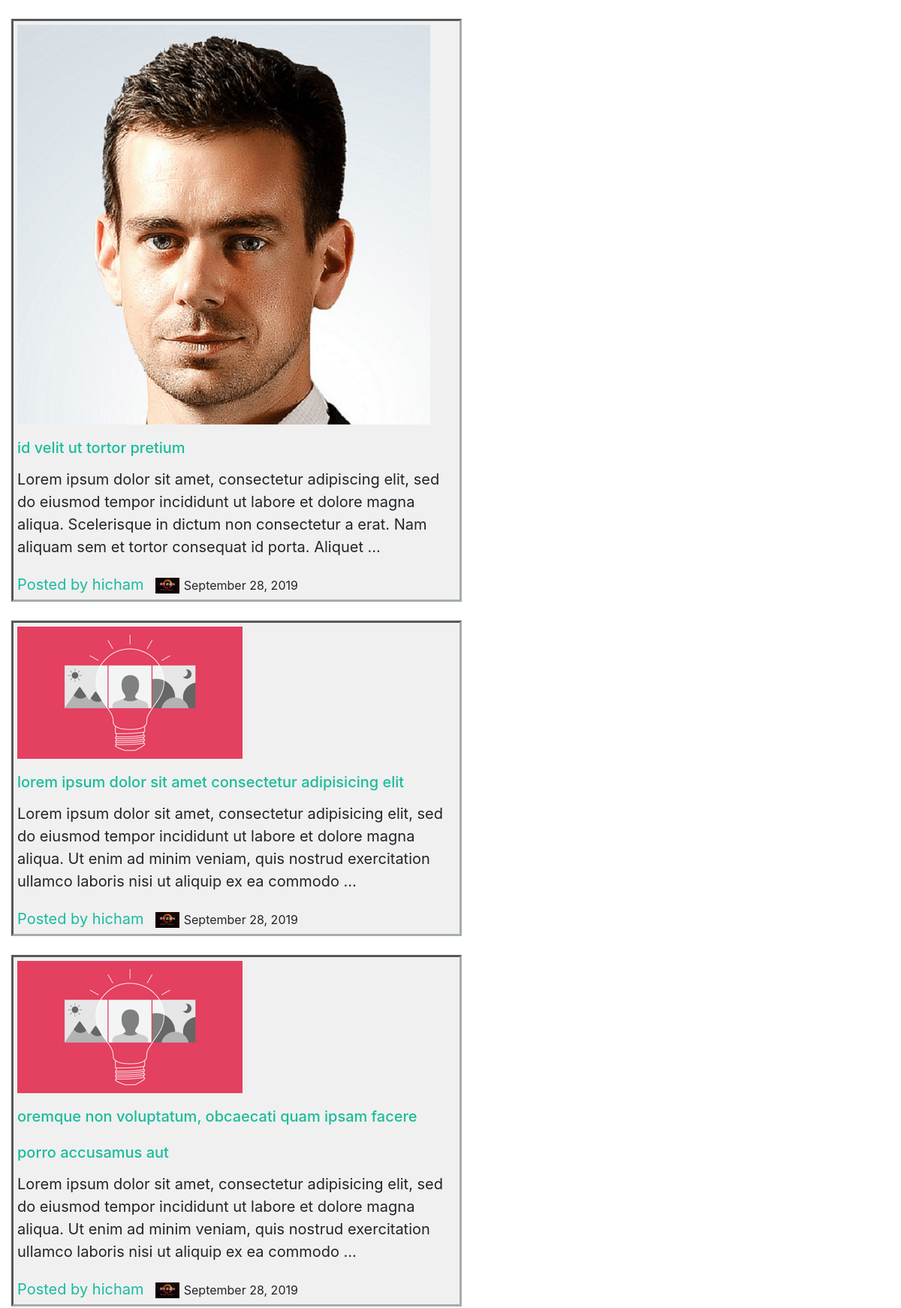
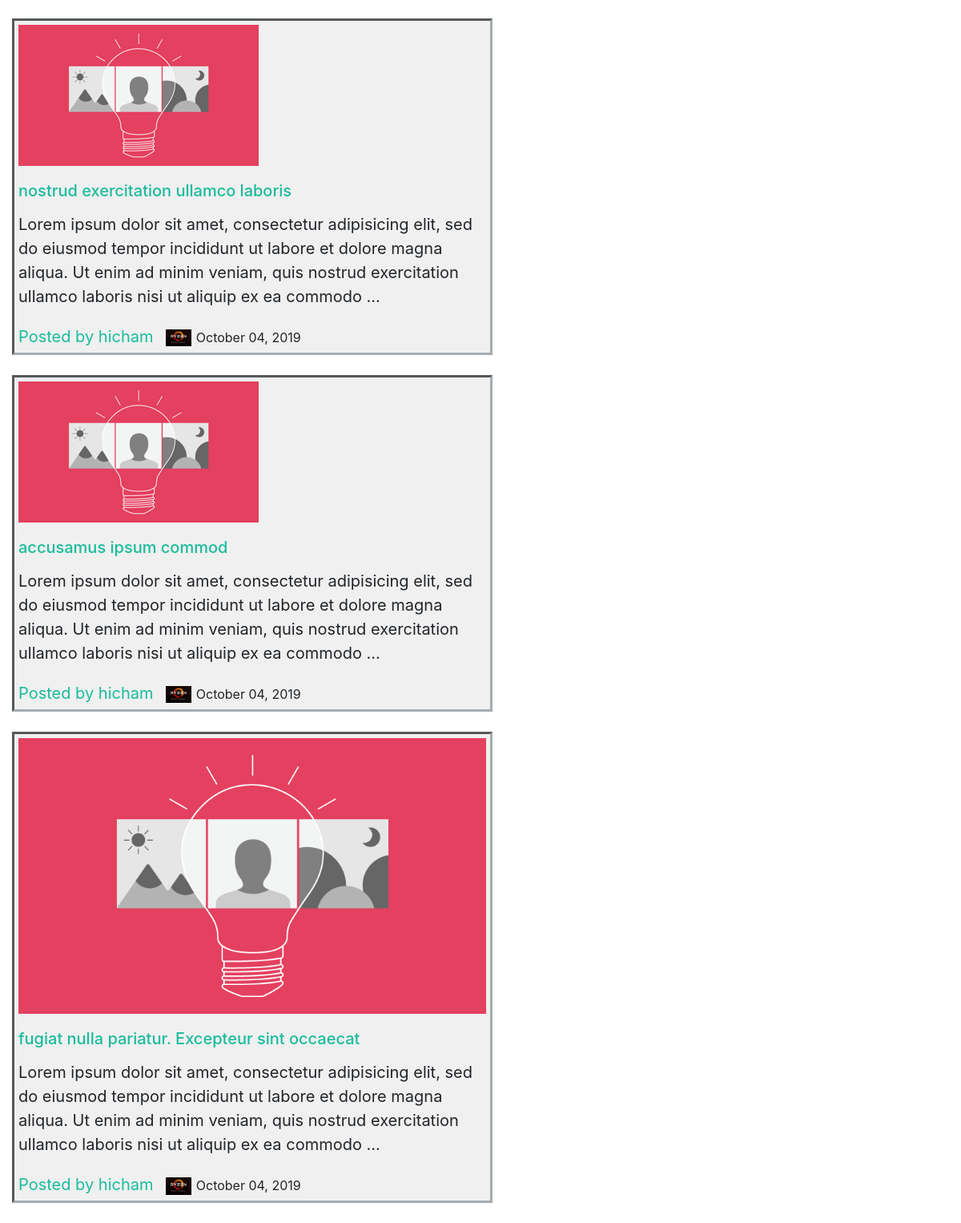
The page / on the database its author committed (2 pictures, top to bottom).
### blog/models.py (models this page shows, shortened)
class BlogPost(models.Model):
    title=models.CharField(max_length=255,null=False)
    content=models.TextField(null=False)
    date_posted=models.DateTimeField(default=timezone.now)
    image=models.ImageField(default="post_images/default.png",upload_to="post_images")
    author=models.ForeignKey(User,on_delete=models.CASCADE)
    slug=models.SlugField(default=uuid.uuid1,max_length=255,unique=True)#slug to use it on the url

class Profile(models.Model):
    user=models.OneToOneField(User,on_delete=models.CASCADE)
    image=models.ImageField(default='profile.jpg',upload_to="profile_pics")

### blog/views.py (the view)
# urls.py: path('',HomePage.as_view(),name="home-page"),
class HomePage(ListView) :
    queryset = BlogPost.objects.all()
    context_object_name = "posts"
    template_name = "home.html"

### blog/templates/home.html
{% extends 'base.html' %}
{% load static %}
{% block content %}
	{% for post in posts %}
		<article class="post">
			<img class="post-img" src="{{post.image.url}}" >
			<h2><a class="post-title"  href="{% url 'post-detail' post.slug %}">{{ post.title }}</a></h2>
			<p>{{ post.content|truncatewords:35 }}</p>
			<a class="mr-2" href="#">Posted by {{ post.author }}</a>
			<img  src="{{ post.author.profile.image.url}}" width="32px">
			<small >{{ post.date_posted|date:"F d, Y" }}</small>
		</article>
	{% endfor %}
{% endblock %}

### blog/templates/base.html (shortened to what this page needs)
{% load static %}
<!DOCTYPE html>
<html>
	<head>
		<link rel="stylesheet" href="https://stackpath.bootstrapcdn.com/bootstrap/4.2.1/css/bootstrap.min.css">
		<link rel="stylesheet" type="text/css" href="{% static 'css/main.css' %}">
	</head>
	<body>
		{% block content %}
		{% endblock %}
	</body>
</html>

### blog/static/css/main.css (style rules this page uses)
html { background-color: white ; color : #505050; font-family: 'Montserrat','Roboto','sans-serif'; font-weight: 300; font-size: 20px; text-rendering: optimizeLegibility; }
a:link, a:visited { text-decoration : none ; color : #1abc9c ; }
.post { padding : 5px; margin : 25px 15px; border-style:inset; border-color: #a6acaf ; width:50%; background-color : #f0f0f0 ; }
.post-img { position : relative; max-width :100% ; height:25%; }
.post-title { font-size:50%; color: #f0f3f4; padding:0; line-height : 20%; }

### rows shown on the page
BlogPost: image (picture), title "id velit ut tortor pretium", content "Lorem ipsum dolor sit amet, consectetur adipiscing elit, sed do eiusmod tempor incididunt ut labore et dolore magna aliqua. Scelerisque in dictum non consectetur a erat. Nam aliquam sem et tortor consequat id porta. Aliquet …", author "hicham", author.profile.image (picture), date_posted "September 28, 2019"
BlogPost: image (placeholder picture), title "lorem ipsum dolor sit amet consectetur adipisicing elit", content "Lorem ipsum dolor sit amet, consectetur adipisicing elit, sed do eiusmod tempor incididunt ut labore et dolore magna aliqua. Ut enim ad minim veniam, quis nostrud exercitation ullamco laboris nisi ut aliquip ex ea commodo …", author "hicham", author.profile.image (picture), date_posted "September 28, 2019"
BlogPost: image (placeholder picture), title "oremque non voluptatum, obcaecati quam ipsam facere porro accusamus aut", content "Lorem ipsum dolor sit amet, consectetur adipisicing elit, sed do eiusmod tempor incididunt ut labore et dolore magna aliqua. Ut enim ad minim veniam, quis nostrud exercitation ullamco laboris nisi ut aliquip ex ea commodo …", author "hicham", author.profile.image (picture), date_posted "September 28, 2019"
BlogPost: image (placeholder picture), title "nostrud exercitation ullamco laboris", content "Lorem ipsum dolor sit amet, consectetur adipisicing elit, sed do eiusmod tempor incididunt ut labore et dolore magna aliqua. Ut enim ad minim veniam, quis nostrud exercitation ullamco laboris nisi ut aliquip ex ea commodo …", author "hicham", author.profile.image (picture), date_posted "October 04, 2019"
BlogPost: image (placeholder picture), title "accusamus ipsum commod", content "Lorem ipsum dolor sit amet, consectetur adipisicing elit, sed do eiusmod tempor incididunt ut labore et dolore magna aliqua. Ut enim ad minim veniam, quis nostrud exercitation ullamco laboris nisi ut aliquip ex ea commodo …", author "hicham", author.profile.image (picture), date_posted "October 04, 2019"
BlogPost: image (picture), title "fugiat nulla pariatur. Excepteur sint occaecat", content "Lorem ipsum dolor sit amet, consectetur adipisicing elit, sed do eiusmod tempor incididunt ut labore et dolore magna aliqua. Ut enim ad minim veniam, quis nostrud exercitation ullamco laboris nisi ut aliquip ex ea commodo …", author "hicham", author.profile.image (picture), date_posted "October 04, 2019"
